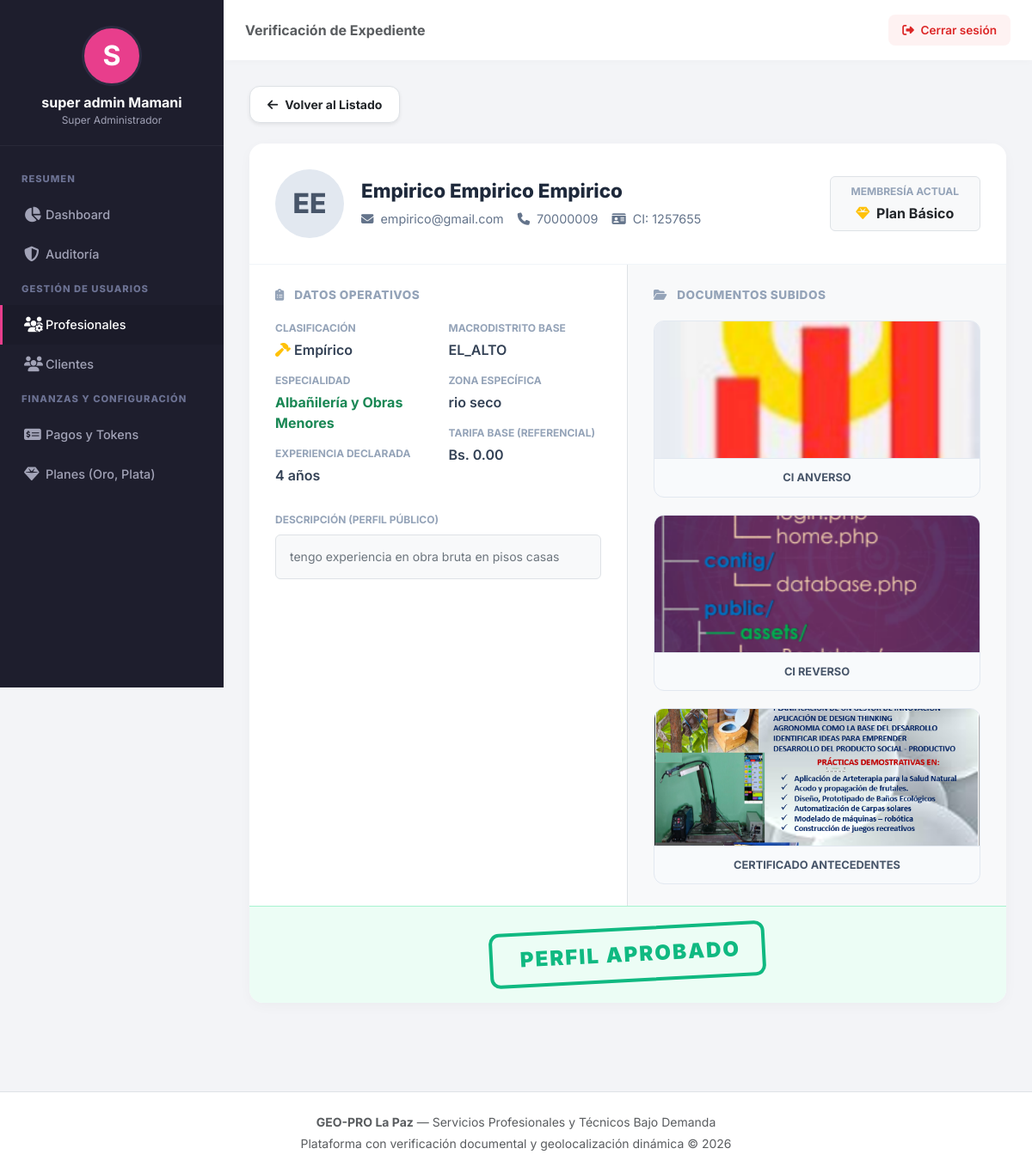
The app's page /public/admin/verProfesional/2 (signed in) with its own data.
### tables this page shows
CREATE TABLE `profesionales` (
  `id_profesional` int(11) NOT NULL,
  `id_usuario` int(11) NOT NULL,
  `id_categoria` int(11) NOT NULL,
  `id_plan` int(11) NOT NULL DEFAULT 1,
  `tipo_prestador` enum('TECNICO_PROFESIONAL','OFICIO_EMPIRICO') NOT NULL DEFAULT 'TECNICO_PROFESIONAL',
  `tipo_documento_identidad` enum('CI','NIT','EXTRANJERO') NOT NULL DEFAULT 'CI',
  `numero_documento` varchar(30) NOT NULL,
  `experiencia_anios` int(11) NOT NULL DEFAULT 0,
  `descripcion_servicio` text NOT NULL,
  `macrodistrito_base` enum('ZONA_SUR','SOPOCACHI','CENTRO','MIRAFLORES','SAN_PEDRO','COTAHUMA','PERIFERICA','EL_ALTO') NOT NULL,
  `zona_especifica` varchar(150) NOT NULL,
  `tokens_disponibles` int(11) NOT NULL DEFAULT 5,
  `fin_suscripcion` date DEFAULT NULL,
  `tarifa_base` decimal(10,2) DEFAULT 0.00,
  `estado_validacion` enum('PENDIENTE','APROBADO','RECHAZADO') NOT NULL DEFAULT 'PENDIENTE',
  `estado_disponibilidad` enum('DISPONIBLE','OCUPADO','NO_DISPONIBLE') NOT NULL DEFAULT 'NO_DISPONIBLE',
  `latitud_actual` decimal(10,8) DEFAULT NULL,
  `longitud_actual` decimal(11,8) DEFAULT NULL,
  `ultima_conexion` timestamp NULL DEFAULT NULL ON UPDATE current_timestamp(),
  `fecha_registro` timestamp NOT NULL DEFAULT current_timestamp()
);

CREATE TABLE `usuarios` (
  `id_usuario` int(11) NOT NULL,
  `id_rol` int(11) NOT NULL,
  `nombre` varchar(100) NOT NULL,
  `apellido` varchar(100) NOT NULL,
  `correo` varchar(120) NOT NULL,
  `celular` varchar(20) NOT NULL,
  `password` varchar(255) NOT NULL,
  `foto_perfil` varchar(255) DEFAULT NULL,
  `estado` enum('ACTIVO','INACTIVO','BLOQUEADO') NOT NULL DEFAULT 'ACTIVO',
  `token_recuperacion` varchar(255) DEFAULT NULL,
  `fecha_registro` timestamp NOT NULL DEFAULT current_timestamp()
);

CREATE TABLE `categorias` (
  `id_categoria` int(11) NOT NULL,
  `nombre_categoria` varchar(100) NOT NULL,
  `slug` varchar(120) NOT NULL,
  `descripcion` text DEFAULT NULL,
  `tipo_clasificacion` enum('TECNICO','EMPIRICO_OFICIO','AMBOS') NOT NULL DEFAULT 'AMBOS',
  `icono_fa` varchar(50) DEFAULT 'fa-solid fa-wrench',
  `estado` tinyint(1) NOT NULL DEFAULT 1,
  `fecha_creacion` timestamp NOT NULL DEFAULT current_timestamp()
);

CREATE TABLE `documentos_profesional` (
  `id_documento` int(11) NOT NULL,
  `id_profesional` int(11) NOT NULL,
  `tipo_documento_archivo` enum('CI_ANVERSO','CI_REVERSO','TITULO_TECNICO','CERTIFICADO_ANTECEDENTES','REFERENCIA_LABORAL','OTRO') NOT NULL DEFAULT 'CI_ANVERSO',
  `archivo_url` varchar(255) NOT NULL,
  `estado_revision` enum('PENDIENTE','APROBADO','RECHAZADO') NOT NULL DEFAULT 'PENDIENTE',
  `observacion` varchar(255) DEFAULT NULL,
  `revisado_por` int(11) DEFAULT NULL,
  `fecha_subida` timestamp NOT NULL DEFAULT current_timestamp(),
  `fecha_revision` timestamp NULL DEFAULT NULL
);

### app/controllers/AdminController.php (called while the page is built, shortened)
<?php
class AdminController extends Controller {
    private Admin $adminModel;
    public function __construct() {
        $this->adminModel = new Admin();
    }
    public function verProfesional($id = null) {
        $idProfesional = (int) $id;
        $perfil = $this->adminModel->obtenerProfesionalDetalle($idProfesional);
        $documentos = $this->adminModel->obtenerDocumentos($idProfesional);
        $this->view('admin/ver_profesional', [
            'titulo'     => 'GEO-PRO | Revisión de ' . ($perfil['nombre'] ?? 'Profesional'),
            'perfil'     => $perfil,
            'documentos' => $documentos
        ]);
    }
}

### public/index.php (called while the page is built, shortened)
<?php
require_once '../app/config/Database.php';
spl_autoload_register(function ($clase) {
    $directorios = [
        '../core/',
        '../app/controllers/',
        '../app/models/',
        '../app/config/'
    ];
    foreach ($directorios as $dir) {
        $archivo = $dir . $clase . '.php';
        if (file_exists($archivo)) {
            return;
        }
    }
});
$app = new Router();
$app->run();

### app/config/Database.php (called while the page is built)
<?php
class Database {
    private static ?Database $instance = null;
    private ?PDO $conn = null;
    private function __construct() {
        try {
            $dsn = "mysql:host=" . DB_HOST . ";port=" . DB_PORT . ";dbname=" . DB_NAME . ";charset=" . DB_CHARSET;
            $options = [
                PDO::ATTR_ERRMODE            => PDO::ERRMODE_EXCEPTION,
                PDO::ATTR_DEFAULT_FETCH_MODE => PDO::FETCH_ASSOC,
                PDO::ATTR_EMULATE_PREPARES   => false,
                PDO::ATTR_TIMEOUT            => 10,
            ];
            $this->conn = new PDO($dsn, DB_USER, DB_PASS, $options);
            $this->conn->exec("SET SESSION innodb_lock_wait_timeout = 10");
            $this->conn->exec("SET SESSION wait_timeout = 30");
        } catch (PDOException $e) {
            die("Error crítico de conexión a la base de datos: " . $e->getMessage());
        }
    }
    public static function getInstance(): Database {
        if (self::$instance === null) {
            self::$instance = new Database();
        }
        return self::$instance;
    }
    public function getConnection(): PDO {
        return $this->conn;
    }
}

### app/models/Admin.php (called while the page is built, shortened)
<?php
class Admin {
    private PDO $db;
    public function __construct() {
        $this->db = Database::getInstance()->getConnection();
    }
    public function obtenerProfesionalDetalle(int $idProfesional): ?array {
        $stmt = $this->db->prepare("
            SELECT p.*, u.nombre, u.apellido, u.correo, u.celular, c.nombre_categoria
            FROM profesionales p
            INNER JOIN usuarios u ON p.id_usuario = u.id_usuario
            INNER JOIN categorias c ON p.id_categoria = c.id_categoria
            WHERE p.id_profesional = :id
            LIMIT 1
        ");
        $stmt->execute([':id' => $idProfesional]);
        $res = $stmt->fetch();
        return $res ?: null;
    }
    public function obtenerDocumentos(int $idProfesional): array {
        $stmt = $this->db->prepare("
            SELECT id_documento, tipo_documento_archivo, archivo_url, estado_revision, observacion, fecha_subida
            FROM documentos_profesional
            WHERE id_profesional = :id
            ORDER BY fecha_subida ASC
        ");
        $stmt->execute([':id' => $idProfesional]);
        return $stmt->fetchAll();
    }
}

### app/views/admin/ver_profesional.php (the view, shortened to what this page needs)
<?php require_once "../app/views/layouts/header.php"; ?>
<div class="admin-wrapper">
    <aside class="admin-sidebar" id="adminSidebar">
        <div class="sidebar-profile">
            <div class="sidebar-avatar"><?php echo strtoupper(substr($_SESSION['user_nombre'] ?? 'A', 0, 1)); ?></div>
            <h6><?= htmlspecialchars($_SESSION['user_nombre'] ?? 'Administrador') ?></h6>
            <p>Super Administrador</p>
        </div>
        <ul class="sidebar-menu">
            <li class="menu-title">Resumen</li>
            <li><a href="<?= BASE_URL ?>/admin/dashboard"><i class="fa-solid fa-chart-pie"></i> Dashboard</a></li>
            <li><a href="<?= BASE_URL ?>/admin/auditoria"><i class="fa-solid fa-shield-halved"></i> Auditoría</a></li>
            <li class="menu-title">Gestión de Usuarios</li>
            <li><a href="<?= BASE_URL ?>/admin/profesionales" class="active"><i class="fa-solid fa-users-gear"></i> Profesionales</a></li>
            <li><a href="<?= BASE_URL ?>/admin/clientes"><i class="fa-solid fa-users"></i> Clientes</a></li>
            <li class="menu-title">Finanzas y Configuración</li>
            <li><a href="<?= BASE_URL ?>/admin/pagos"><i class="fa-solid fa-money-check-dollar"></i> Pagos y Tokens</a></li>
            <li><a href="<?= BASE_URL ?>/admin/planes"><i class="fa-solid fa-gem"></i> Planes (Oro, Plata)</a></li>
        </ul>
    </aside>
    <main class="admin-main-content">
        <header class="admin-topbar">
            <div class="d-none d-md-block"><span class="text-muted fw-bold">Verificación de Expediente</span></div>
            <a href="<?= BASE_URL ?>/auth/logout" class="topbar-logout"><i class="fa-solid fa-right-from-bracket me-1"></i> Cerrar sesión</a>
        </header>
        <div class="dashboard-content">
            <a href="<?= BASE_URL ?>/admin/dashboard" class="btn btn-sm btn-white border fw-bold mb-4 shadow-sm text-dark bg-white">
                <i class="fa-solid fa-arrow-left me-2"></i>Volver al Listado
            </a>
            <?php if (!isset($perfil) || empty($perfil)): ?>
                <div class="alert alert-warning text-center p-5 rounded-4 shadow-sm border-0 bg-white">
                    <i class="fa-solid fa-user-slash fa-3x mb-3 text-warning"></i>
                    <h4>Profesional no encontrado</h4>
                    <p class="text-muted mb-0">No se encontraron los datos del profesional. Es posible que el ID sea incorrecto.</p>
                </div>
            <?php else:
                $nombreCompleto = trim(($perfil['nombre'] ?? '') . ' ' . ($perfil['apellido'] ?? ''));
                $iniciales = strtoupper(substr($perfil['nombre'] ?? 'X', 0, 1) . substr($perfil['apellido'] ?? '', 0, 1));
                $estadoVal = $perfil['estado_validacion'] ?? 'PENDIENTE';
            ?>
            <div class="dossier-card">
                <div class="profile-header">
                    <div class="profile-avatar"><?= $iniciales ?></div>
                    <div class="flex-grow-1">
                        <h2 class="profile-name"><?= htmlspecialchars($nombreCompleto) ?></h2>
                        <div class="profile-meta d-flex flex-wrap gap-3 mt-2">
                            <span><i class="fa-solid fa-envelope me-1"></i> <?= htmlspecialchars($perfil['correo'] ?? 'N/A') ?></span>
                            <span><i class="fa-solid fa-phone me-1"></i> <?= htmlspecialchars($perfil['celular'] ?? 'N/A') ?></span>
                            <span><i class="fa-solid fa-id-card me-1"></i> <?= htmlspecialchars($perfil['tipo_documento_identidad'] ?? 'CI') ?>: <?= htmlspecialchars($perfil['numero_documento'] ?? 'S/N') ?></span>
                        </div>
                    </div>
                    <div>
                        <?php $plan = str_replace('_', ' ', htmlspecialchars($perfil['nombre_plan'] ?? 'Básico')); ?>
                        <div class="bg-light border rounded px-4 py-2 text-center">
                            <span class="info-label mb-1">Membresía Actual</span>
                            <span class="text-dark fw-bold"><i class="fa-solid fa-gem text-warning me-1"></i> Plan <?= ucwords(strtolower($plan)) ?></span>
                        </div>
                    </div>
                </div>
                <div class="row g-0">
                    <div class="col-lg-6 border-end">
                        <div class="data-section">
                            <div class="section-title"><i class="fa-solid fa-clipboard-list me-2"></i> Datos Operativos</div>
                            <div class="row">
                                <div class="col-sm-6">
                                    <div class="info-group"><span class="info-label">Clasificación</span><span class="info-value"><?= ($perfil['tipo_prestador'] ?? '') === 'TECNICO_PROFESIONAL' ? '<i class="fa-solid fa-user-graduate text-primary"></i> Técnico' : '<i class="fa-solid fa-hammer text-warning"></i> Empírico' ?></span></div>
                                    <div class="info-group"><span class="info-label">Especialidad</span><span class="info-value text-success fw-bold"><?= htmlspecialchars($perfil['nombre_categoria'] ?? 'Sin Categoría') ?></span></div>
                                    <div class="info-group"><span class="info-label">Experiencia Declarada</span><span class="info-value"><?= (int)($perfil['experiencia_anios'] ?? 0) ?> años</span></div>
                                </div>
                                <div class="col-sm-6">
                                    <div class="info-group"><span class="info-label">Macrodistrito Base</span><span class="info-value"><?= htmlspecialchars($perfil['macrodistrito_base'] ?? 'N/A') ?></span></div>
                                    <div class="info-group"><span class="info-label">Zona Específica</span><span class="info-value"><?= htmlspecialchars($perfil['zona_especifica'] ?? 'N/A') ?></span></div>
                                    <div class="info-group"><span class="info-label">Tarifa Base (Referencial)</span><span class="info-value">Bs. <?= number_format((float)($perfil['tarifa_base'] ?? 0), 2) ?></span></div>
                                </div>
                            </div>
                            <div class="info-group mt-3"><span class="info-label">Descripción (Perfil Público)</span><div class="bg-light p-3 rounded text-secondary small lh-sm border mt-2"><?= nl2br(htmlspecialchars($perfil['descripcion_servicio'] ?? 'No proporcionada.')) ?></div></div>
                        </div>
                    </div>
                    <div class="col-lg-6">
                        <div class="data-section h-100 bg-light">
                            <div class="section-title"><i class="fa-solid fa-folder-open me-2"></i> Documentos Subidos</div>
                            <?php if (!isset($documentos) || empty($documentos)): ?>
                                <div class="text-center p-5 bg-white border border-dashed rounded-4"><i class="fa-solid fa-file-circle-xmark fa-3x text-muted opacity-25 mb-3"></i><p class="mb-0 text-muted fw-bold">No adjuntó documentos.</p></div>
                            <?php else: ?>
                                <div class="doc-grid">
                                    <?php foreach ($documentos as $doc): ?>
                                        <div class="doc-card">
                                            <a href="<?= BASE_URL ?>/<?= htmlspecialchars($doc['archivo_url'] ?? '') ?>" target="_blank"><img src="<?= BASE_URL ?>/<?= htmlspecialchars($doc['archivo_url'] ?? '') ?>" class="doc-img"></a>
                                            <div class="doc-title"><?= str_replace('_', ' ', htmlspecialchars($doc['tipo_documento_archivo'] ?? 'DOC')) ?></div>
                                        </div>
                                    <?php endforeach; ?>
                                </div>
                            <?php endif; ?>
                        </div>
                    </div>
                </div>
                <?php if ($estadoVal === 'PENDIENTE'): ?>
                    <div class="status-banner banner-pending">
                        <div>
                            <h5 class="fw-bold text-dark mb-1"><i class="fa-solid fa-circle-exclamation text-warning me-2"></i> Pendiente de Auditoría</h5>
                            <p class="text-muted small mb-0">Revisa los documentos. Si apruebas, el profesional aparecerá en el mapa.</p>
                        </div>
                        <div class="d-flex gap-2">
                            <form id="formRechazar" action="<?= BASE_URL ?>/admin/cambiarEstadoProfesional/<?= $perfil['id_profesional'] ?? 0 ?>" method="POST" style="display:none;">
                                <input type="hidden" name="nuevo_estado" value="RECHAZADO">
                            </form>
                            <form id="formAprobar" action="<?= BASE_URL ?>/admin/cambiarEstadoProfesional/<?= $perfil['id_profesional'] ?? 0 ?>" method="POST" style="display:none;">
                                <input type="hidden" name="nuevo_estado" value="APROBADO">
                            </form>
                            <button type="button" class="btn btn-danger fw-bold" onclick="abrirModal('RECHAZAR')">
                                <i class="fa-solid fa-xmark me-1"></i> Rechazar
                            </button>
                            <button type="button" class="btn btn-success fw-bold" onclick="abrirModal('APROBAR')">
                                <i class="fa-solid fa-check me-1"></i> Aprobar Perfil
                            </button>
                        </div>
                    </div>
                <?php elseif ($estadoVal === 'APROBADO'): ?>
                    <div class="status-banner banner-approved justify-content-center py-4"><div class="stamp approved"><i class="fa-solid fa-shield-check"></i> Perfil Aprobado</div></div>
                <?php else: ?>
                    <div class="status-banner banner-rejected justify-content-center py-4"><div class="stamp rejected"><i class="fa-solid fa-ban"></i> Perfil Rechazado</div></div>
                <?php endif; ?>
            </div>
            <?php endif; ?>
        </div>
    </main>
</div>
<?php require_once "../app/views/layouts/footer.php"; ?>

### records on screen
profesionales: id_usuario.apellido "EE", id_usuario.apellido "Empirico Empirico Empirico", id_usuario.correo "empirico@gmail.com", id_usuario.celular "70000009", tipo_documento_identidad "CI", numero_documento "1257655", id_categoria.nombre_categoria "Albañilería y Obras Menores", experiencia_anios "4", macrodistrito_base "EL_ALTO", zona_especifica "rio seco", tarifa_base "0.00", descripcion_servicio "tengo experiencia en obra bruta en pisos casas"
documentos_profesional: archivo_url (picture), tipo_documento_archivo "CI ANVERSO"
documentos_profesional: archivo_url (picture), tipo_documento_archivo "CI REVERSO"
documentos_profesional: archivo_url (picture), tipo_documento_archivo "CERTIFICADO ANTECEDENTES"

### other values on screen
substr($_SESSION['user_nombre'] ?? 'A', 0, 1) "S"
$_SESSION['user_nombre'] "super admin Mamani"
$plan "Básico"
